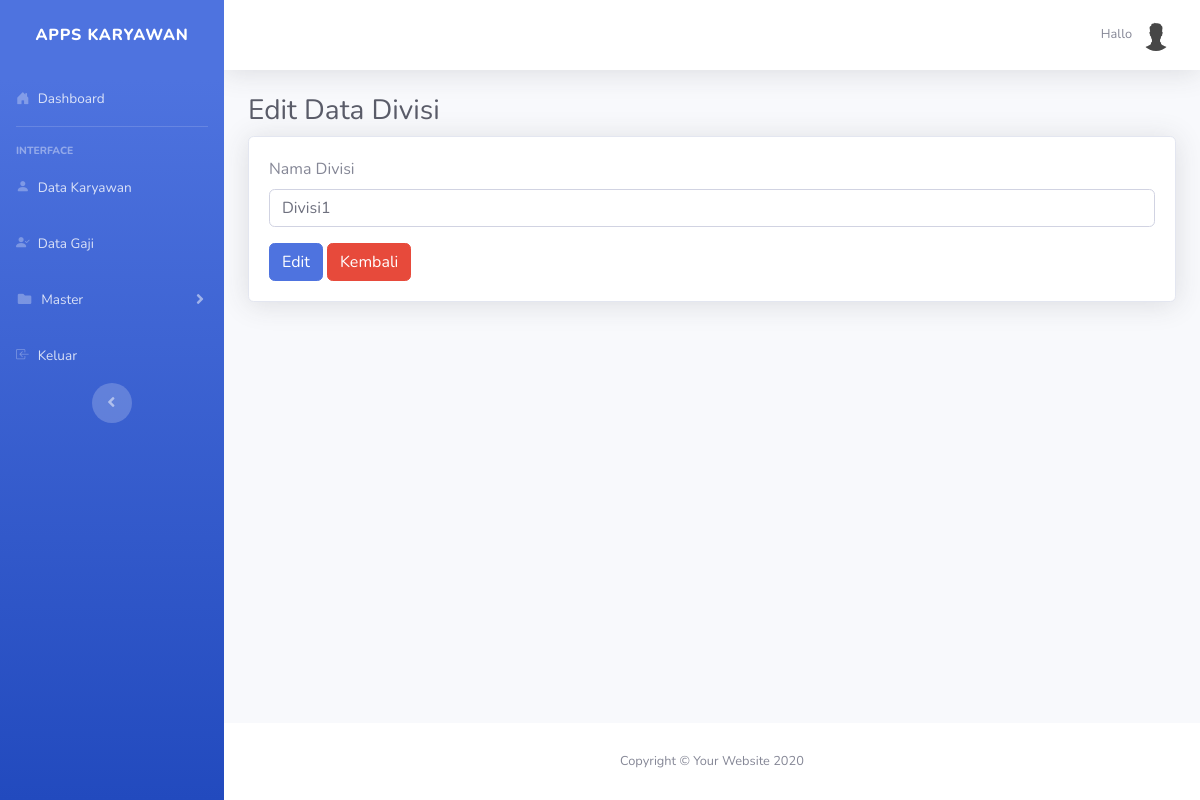
The page /divisi/editData/1 on the database as committed earlier.
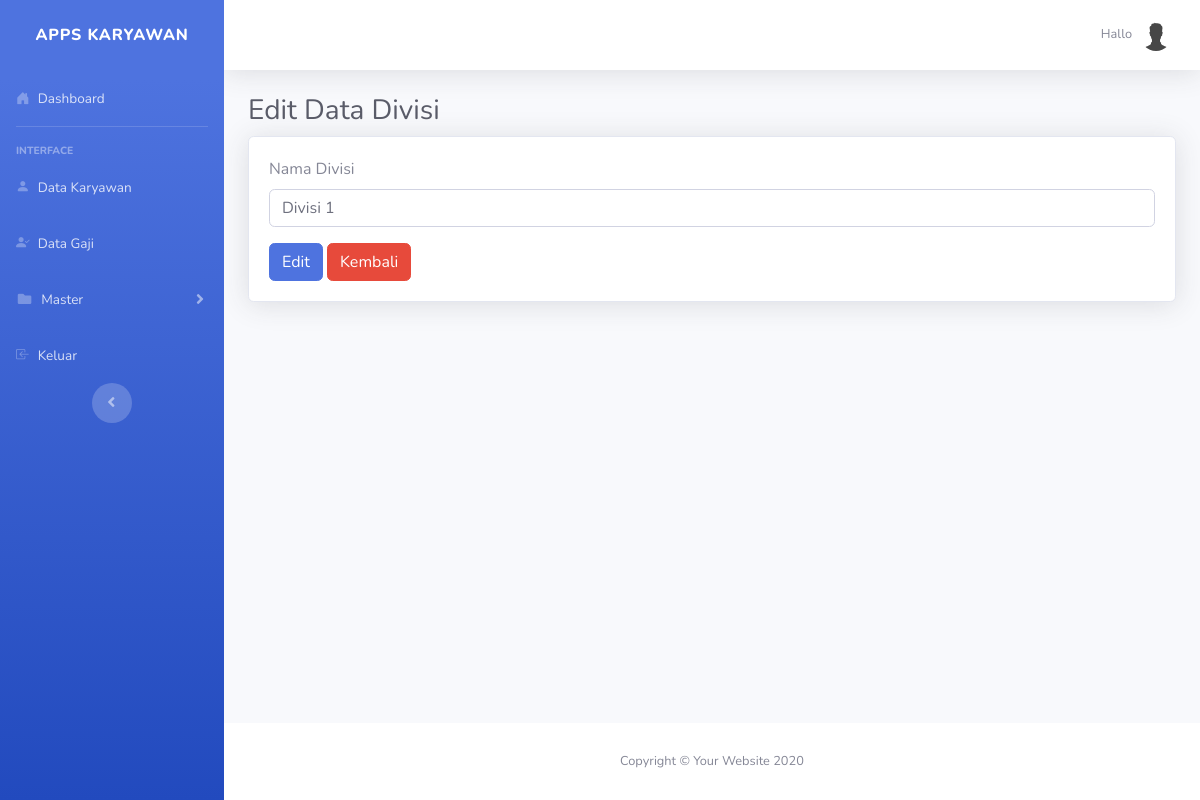
The same page on the database as committed later.
### tables this page shows
CREATE TABLE `divisi` (
  `id_divisi` int(2) NOT NULL,
  `nama_divisi` varchar(10) DEFAULT NULL
);

### application/controllers/Divisi.php (called while the page is built, shortened)
<?php
class Divisi extends CI_Controller {
    public function __construct()
    {
        $this->load->model('Model_divisi');
    }
    public function editData($id_divisi)
    {
        $data['title']  = 'Edit Data Divisi';
        $data['divisi'] = $this->Model_divisi->getDivisiById($id_divisi);
        $data['user']   = $this->db->get_where('user', ['email' => $this->session->userdata('email')])->row_array();
        if ($this->form_validation->run() == false) {
            $this->load->view('templates/header', $data);
            $this->load->view('templates/sidebar');
            $this->load->view('templates/topbar');
            $this->load->view('divisi/edit_divisi', $data);
            $this->load->view('templates/footer');
        }
    }
     public function rulesDivisi()
     {
         $this->form_validation->set_rules('nama_divisi', 'Nama Divisi', 'required|is_unique[divisi.nama_divisi]', [
             'required'   => '%s belum diisi',
             'is_unique'  => '%s sudah sudah ada'
         ]);
     }
}

### index.php (called while the page is built, shortened)
<?php
require_once BASEPATH.'core/CodeIgniter.php';

### application/models/Model_divisi.php (called while the page is built, shortened)
<?php
class Model_divisi extends CI_Model {
    public function getDivisiById($id_divisi)
    {
        return $this->db->get_where('divisi', ['id_divisi' => $id_divisi])->row_array();
    }
}

### application/views/divisi/edit_divisi.php (the view, shortened to what this page needs)
<div class="container-fluid">
    <h1 class="h3 mb-2 text-gray-800"><?= $title ?></h1>
    <div class="card shadow mb-4">
        <div class="card-body">
            <form action="" method="post" enctype="multipart/form-data">
                <div class="form-group mb-3">
                    <label for="nama_divisi">Nama Divisi</label>
                    <input type="text" class="form-control" name="nama_divisi" id="nama_divisi"
                        placeholder="Masukkan nama_divisi" value="<?= $divisi['nama_divisi'] ?>">
                </div>
                <button type="submit" class="btn btn-primary" name="edit">Edit</button>
                <a href="<?= base_url('divisi') ?>" class="btn btn-danger">Kembali</a>
            </form>
        </div>
    </div>
</div>
</div>

Rows that differ between the two databases and show on the page:
changed divisi: nama_divisi "Divisi1" → "Divisi 1"
